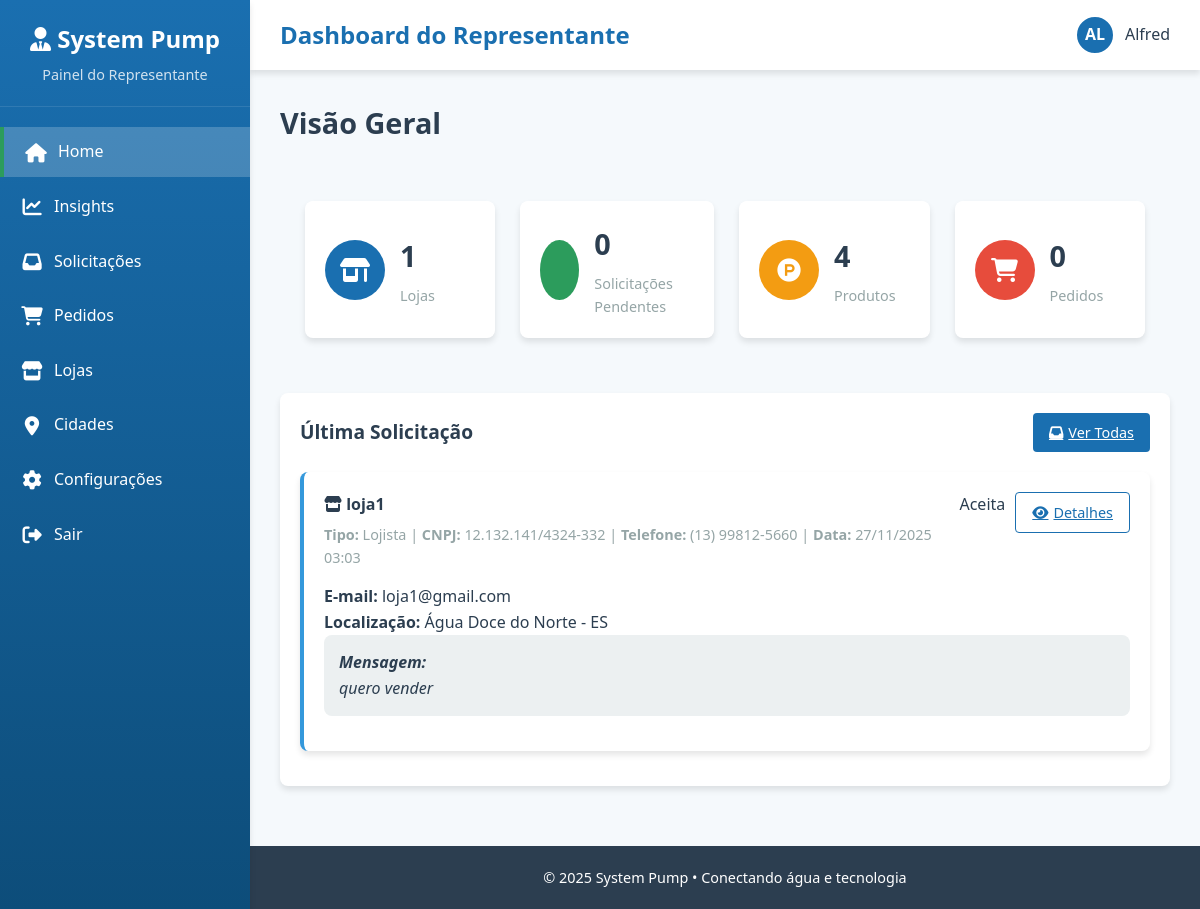
/representante.php (signed in), run on the app's committed database.
### tables this page shows
CREATE TABLE `solicitacoes` (
  `id` int(11) NOT NULL,
  `tipo` enum('lojista','representante') NOT NULL,
  `nome` varchar(255) NOT NULL,
  `email` varchar(255) NOT NULL,
  `telefone` varchar(20) NOT NULL,
  `cnpj` varchar(20) NOT NULL,
  `mensagem` text NOT NULL,
  `cidade_idCidade` int(11) NOT NULL,
  `estado_idEstado` int(11) NOT NULL,
  `destinatario_id` int(11) DEFAULT NULL,
  `status` enum('pendente','aceita','negada') DEFAULT 'pendente',
  `data_solicitacao` timestamp NOT NULL DEFAULT current_timestamp(),
  `data_atualizacao` timestamp NOT NULL DEFAULT current_timestamp() ON UPDATE current_timestamp()
);

CREATE TABLE `cidade` (
  `idCidade` int(11) NOT NULL,
  `nomeCidade` varchar(100) NOT NULL,
  `estado_idEstado` int(11) NOT NULL,
  `qtdaAcesso` int(11) DEFAULT NULL,
  `representante_id` int(11) DEFAULT NULL
);

CREATE TABLE `estado` (
  `idEstado` int(11) NOT NULL,
  `nomeEstado` varchar(100) NOT NULL,
  `siglaEstado` char(2) NOT NULL
);

### public/representante.php (the view, shortened to what this page needs)
<?php
$usuario = $_SESSION['usuario'];
$nomeUsuario = $usuario['nomeUsuario'];
$avatarUrl = $usuario['avatar_url'] ?? '';
$idUsuario = $usuario['idUsuario'];
$conexao = conectarBD();
$sql_lojas = "SELECT COUNT(*) as total FROM lojas WHERE representante_id = ?";
$stmt_lojas = mysqli_prepare($conexao, $sql_lojas);
mysqli_stmt_bind_param($stmt_lojas, "i", $idUsuario);
mysqli_stmt_execute($stmt_lojas);
$result_lojas = mysqli_stmt_get_result($stmt_lojas);
if ($result_lojas) {
    $row_lojas = mysqli_fetch_assoc($result_lojas);
    $qtdLojas = $row_lojas ? $row_lojas['total'] : 0;
} else {
    $qtdLojas = 0;
}
$sql_produtos = "SELECT COUNT(*) as total FROM produtos WHERE ativoProduto = 1";
$result_produtos = mysqli_query($conexao, $sql_produtos);
$qtdProdutos = mysqli_fetch_assoc($result_produtos)['total'];
$sql_pedidos = "SELECT COUNT(*) as total FROM pedidos p
                INNER JOIN lojas l ON p.lojas_idlojas = l.idlojas
                WHERE p.representante_id = ?";
$stmt_pedidos = mysqli_prepare($conexao, $sql_pedidos);
mysqli_stmt_bind_param($stmt_pedidos, "i", $idUsuario);
mysqli_stmt_execute($stmt_pedidos);
$result_pedidos = mysqli_stmt_get_result($stmt_pedidos);
if ($result_pedidos) {
    $row_pedidos = mysqli_fetch_assoc($result_pedidos);
    $qtdPedidos = $row_pedidos ? $row_pedidos['total'] : 0;
} else {
    $qtdPedidos = 0;
}
$sql_solicitacoes_pendentes = "SELECT COUNT(*) as total FROM solicitacoes
                                WHERE destinatario_id = ? AND status = 'pendente'";
$stmt_solicitacoes = mysqli_prepare($conexao, $sql_solicitacoes_pendentes);
mysqli_stmt_bind_param($stmt_solicitacoes, "i", $idUsuario);
mysqli_stmt_execute($stmt_solicitacoes);
$result_solicitacoes = mysqli_stmt_get_result($stmt_solicitacoes);
if ($result_solicitacoes) {
    $row_solicitacoes = mysqli_fetch_assoc($result_solicitacoes);
    $qtdSolicitacoesPendentes = $row_solicitacoes ? $row_solicitacoes['total'] : 0;
} else {
    $qtdSolicitacoesPendentes = 0;
}
$sql_ultima_solicitacao = "SELECT s.*, c.nomeCidade, e.siglaEstado
                           FROM solicitacoes s
                           INNER JOIN cidade c ON s.cidade_idCidade = c.idCidade
                           INNER JOIN estado e ON s.estado_idEstado = e.idEstado
                           WHERE s.destinatario_id = ?
                           ORDER BY s.data_solicitacao DESC
                           LIMIT 1";
$stmt_ultima = mysqli_prepare($conexao, $sql_ultima_solicitacao);
mysqli_stmt_bind_param($stmt_ultima, "i", $idUsuario);
mysqli_stmt_execute($stmt_ultima);
$result_ultima = mysqli_stmt_get_result($stmt_ultima);
$ultimaSolicitacao = mysqli_fetch_assoc($result_ultima);
?>
<!DOCTYPE html>
<html lang="pt-BR">
<head>
    <link rel="stylesheet" href="https://cdnjs.cloudflare.com/ajax/libs/font-awesome/6.4.0/css/all.min.css">
    <link rel="stylesheet" href="./css/representante.css">
</head>
<body>
    <div class="admin-container">
        <aside class="sidebar">
            <div class="sidebar-header">
                <h2><i class="fas fa-user-tie"></i> System Pump</h2>
                <p>Painel do Representante</p>
            </div>
            <ul class="sidebar-menu">
                <li><a href="./representante.php" class="active"><i class="fas fa-home"></i> Home</a></li>
                <li><a href="./gerenciadorInsights.php"><i class="fas fa-chart-line"></i> Insights</a></li>
                <li><a href="./gerenciadorSolicitacoes.php"><i class="fas fa-inbox"></i> Solicitações</a></li>
                <li><a href="./gerenciadorPedidos.php"><i class="fas fa-shopping-cart"></i> Pedidos</a></li>
                <li><a href="./gerenciadorLojas.php"><i class="fas fa-store"></i> Lojas</a></li>
                <li><a href="./gerenciadorCidades.php"><i class="fas fa-map-marker-alt"></i> Cidades</a></li>
                <li><a href="./gerenciadorConfig.php"><i class="fas fa-cog"></i> Configurações</a></li>
                <li><a href="./logout.php"><i class="fas fa-sign-out-alt"></i> Sair</a></li>
            </ul>
        </aside>
        <main class="main-content">
            <header class="header">
                <div class="header-left">
                    <h1>Dashboard do Representante</h1>
                </div>
                <div class="header-right">
                    <div class="user-info">
                        <?php if (!empty($avatarUrl)): ?>
                            <div class="user-avatar fallback" style="display: none;"><?= strtoupper(substr($nomeUsuario, 0, 2)) ?></div>
                        <?php else: ?>
                            <div class="user-avatar"><?= strtoupper(substr($nomeUsuario, 0, 2)) ?></div>
                        <?php endif; ?>
                        <span><?= htmlspecialchars($nomeUsuario) ?></span>
                    </div>
                </div>
            </header>
            <div class="page-content">
                <div class="page-header">
                    <h2>Visão Geral</h2>
                </div>
                <div class="summary-cards">
                    <div class="summary-card fade-in">
                        <div class="card-icon blue">
                            <i class="fa-solid fa-shop"></i>
                        </div>
                        <div class="card-info">
                            <h3><?= $qtdLojas ?></h3>
                            <p>Lojas</p>
                        </div>
                    </div>
                    <div class="summary-card fade-in">
                        <div class="card-icon green">
                        </div>
                        <div class="card-info">
                            <h3><?= $qtdSolicitacoesPendentes ?></h3>
                            <p>Solicitações Pendentes</p>
                        </div>
                    </div>
                    <div class="summary-card fade-in">
                        <div class="card-icon orange">
                            <i class="fa-brands fa-product-hunt"></i>
                        </div>
                        <div class="card-info">
                            <h3><?= $qtdProdutos ?></h3>
                            <p>Produtos</p>
                        </div>
                    </div>
                    <div class="summary-card fade-in">
                        <div class="card-icon red">
                            <i class="fas fa-shopping-cart"></i>
                        </div>
                        <div class="card-info">
                            <h3><?= $qtdPedidos ?></h3>
                            <p>Pedidos</p>
                        </div>
                    </div>
                </div>
                <div class="table-container">
                    <div class="table-header">
                        <h3>Última Solicitação</h3>
                        <div class="table-actions">
                            <a href="./gerenciadorSolicitacoes.php" class="btn btn-primary"><i class="fas fa-inbox"></i> Ver Todas</a>
                        </div>
                    </div>
                    <div class="solicitations-list">
                        <?php if ($ultimaSolicitacao): ?>
                        <div class="solicitation-card fade-in">
                            <div class="solicitation-header">
                                <div class="solicitation-info">
                                    <h4>
                                        <i class="fas fa-<?php echo $ultimaSolicitacao['tipo'] === 'lojista' ? 'store' : 'user-tie'; ?>"></i>
                                        <?php echo htmlspecialchars($ultimaSolicitacao['nome']); ?>
                                    </h4>
                                    <div class="solicitation-meta">
                                        <span><strong>Tipo:</strong> <?php echo ucfirst($ultimaSolicitacao['tipo']); ?></span> |
                                        <span><strong>CNPJ:</strong> <?php echo htmlspecialchars($ultimaSolicitacao['cnpj']); ?></span> |
                                        <span><strong>Telefone:</strong> <?php echo htmlspecialchars($ultimaSolicitacao['telefone']); ?></span> |
                                        <span><strong>Data:</strong> <?php echo date('d/m/Y H:i', strtotime($ultimaSolicitacao['data_solicitacao'])); ?></span>
                                    </div>
                                </div>
                                <div class="solicitation-actions">
                                    <?php if ($ultimaSolicitacao['status'] === 'pendente'): ?>
                                        <a href="./gerenciadorSolicitacoes.php" class="btn btn-success"><i class="fas fa-check"></i> Aprovar</a>
                                        <a href="./gerenciadorSolicitacoes.php" class="btn btn-danger"><i class="fas fa-times"></i> Recusar</a>
                                    <?php else: ?>
                                        <span class="badge <?php echo $ultimaSolicitacao['status'] === 'aceita' ? 'badge-success' : 'badge-danger'; ?>">
                                            <?php echo ucfirst($ultimaSolicitacao['status']); ?>
                                        </span>
                                    <?php endif; ?>
                                    <a href="./gerenciadorSolicitacoes.php" class="btn btn-outline"><i class="fas fa-eye"></i> Detalhes</a>
                                </div>
                            </div>
                            <div class="solicitation-body">
                                <p><strong>E-mail:</strong> <?php echo htmlspecialchars($ultimaSolicitacao['email']); ?></p>
                                <p><strong>Localização:</strong> <?php echo htmlspecialchars($ultimaSolicitacao['nomeCidade']); ?> - <?php echo $ultimaSolicitacao['siglaEstado']; ?></p>
                                <div class="solicitation-message">
                                    <strong>Mensagem:</strong><br>
                                    <?php echo nl2br(htmlspecialchars($ultimaSolicitacao['mensagem'])); ?>
                                </div>
                            </div>
                        </div>
                        <?php endif; ?>
                    </div>
                </div>
            </div>
            <footer class="footer">
                <p>&copy; 2025 System Pump • Conectando água e tecnologia</p>
            </footer>
        </main>
    </div>
</body>
</html>

### data on the page
solicitacoes: nome "loja1", tipo "Lojista", cnpj "12.132.141/4324-332", telefone "(13) 99812-5660", data_solicitacao "27/11/2025 03:03", status "Aceita", email "loja1@gmail.com", cidade_idCidade.nomeCidade "Água Doce do Norte", estado_idEstado.siglaEstado "ES", mensagem "quero vender"

### other printed values
substr($nomeUsuario, 0, 2) "AL"
$nomeUsuario "Alfred"
$qtdLojas "1"
$qtdSolicitacoesPendentes "0"
$qtdProdutos "4"
$qtdPedidos "0"
